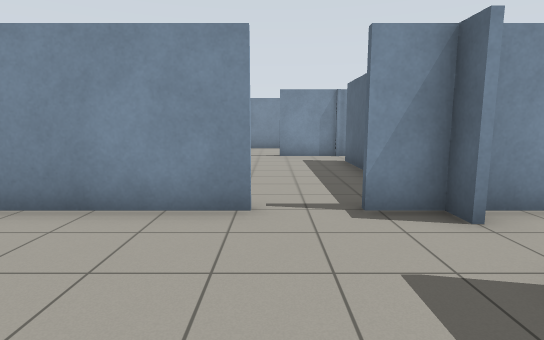
View 1 (above)

24 first-person views from a walk through a robot-simulator world made for Gazebo. The camera is 1.2 m above the floor, tilts 8° down and sees 80° across. The floor is counted in squares, 1 m on a side. Each view is taken from the middle of a square. On the plan, view 1 faces up. The plan holds only what a view shows up to about 13 squares ahead; the rest is blank.

View 2
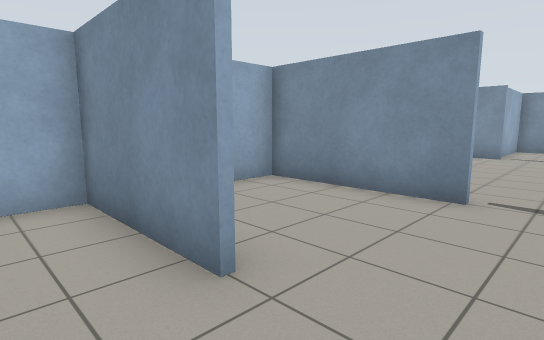

View 3
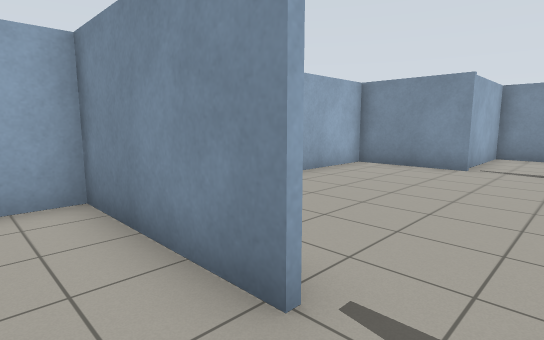

View 4
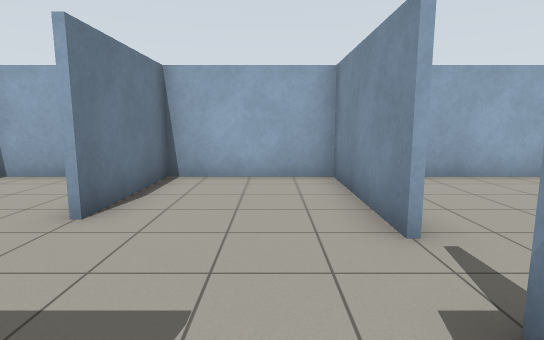

View 5
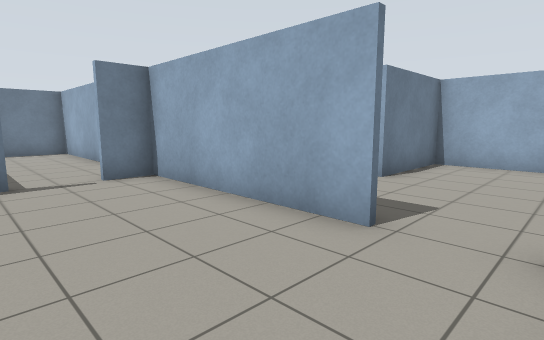

View 6
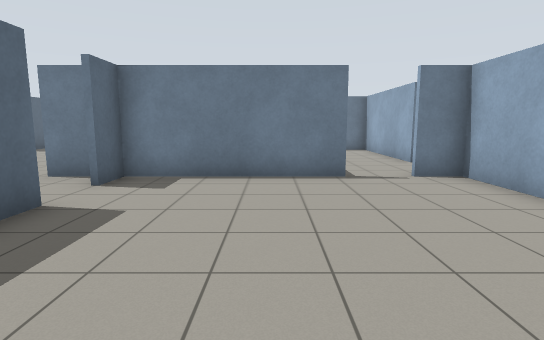

View 7
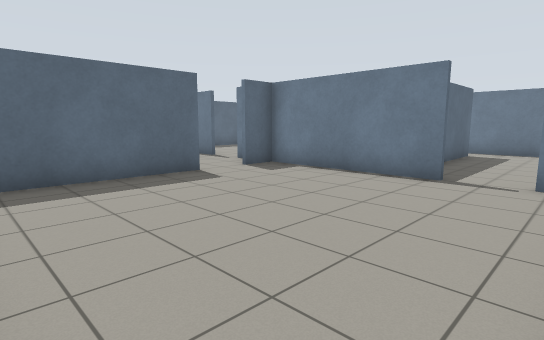

View 8
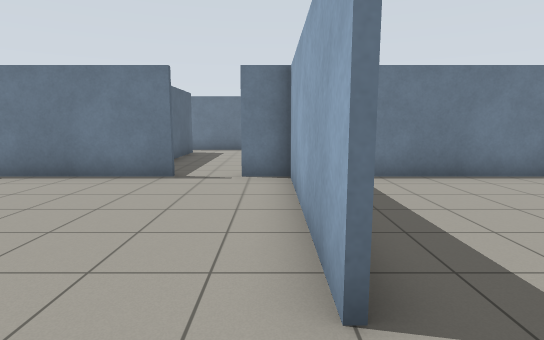

View 9
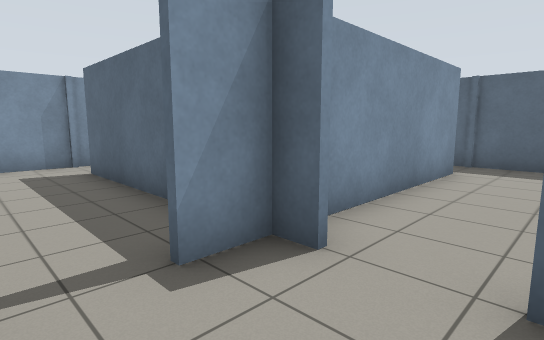

View 10
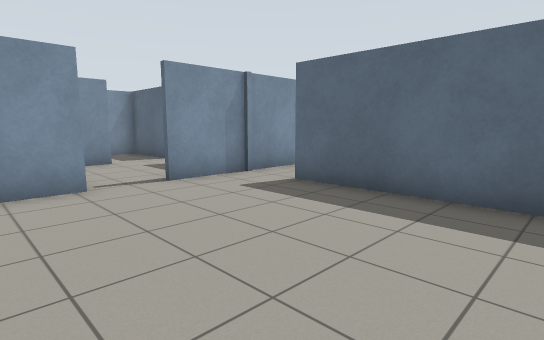

View 11
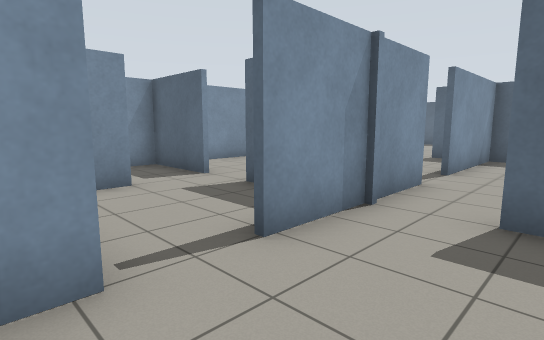

View 12
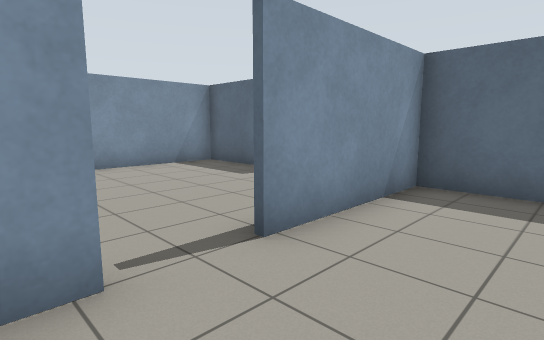

View 13
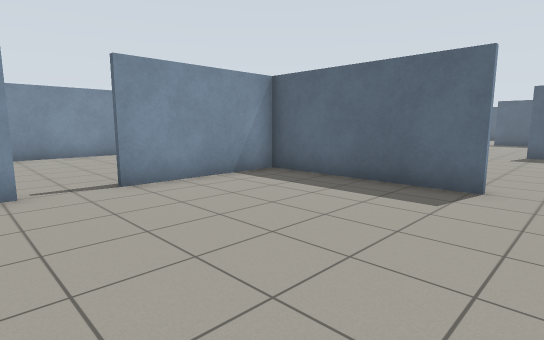

View 14
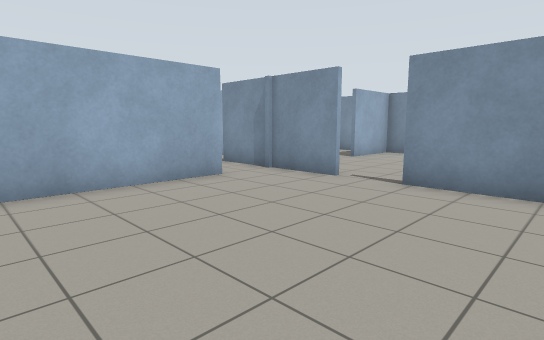

View 15
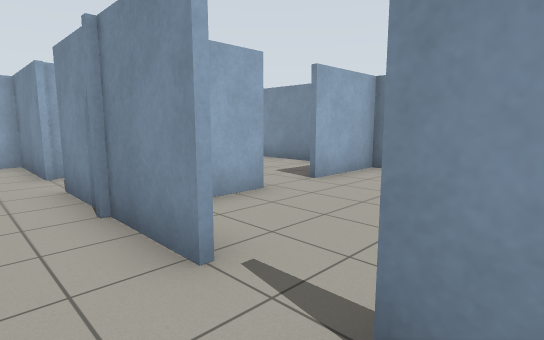

View 16
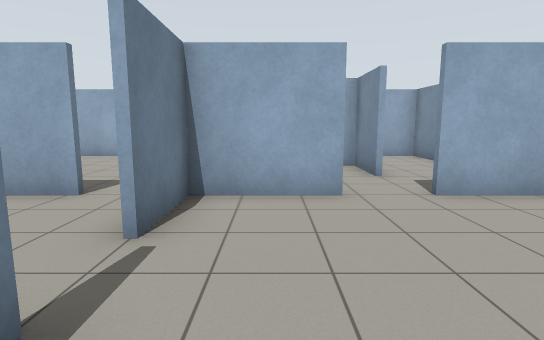

View 17
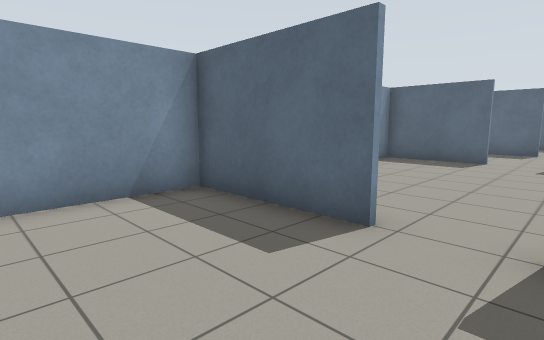

View 18
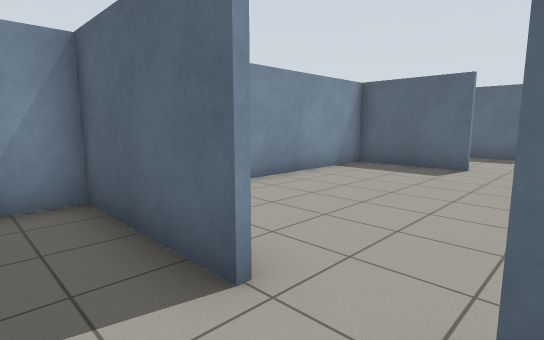

View 19
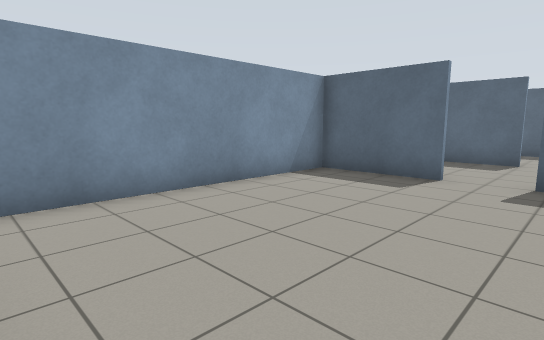

View 20
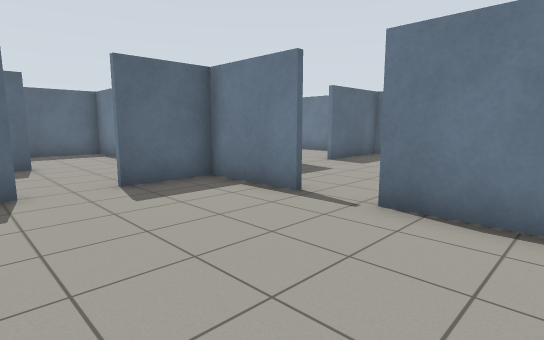

View 21
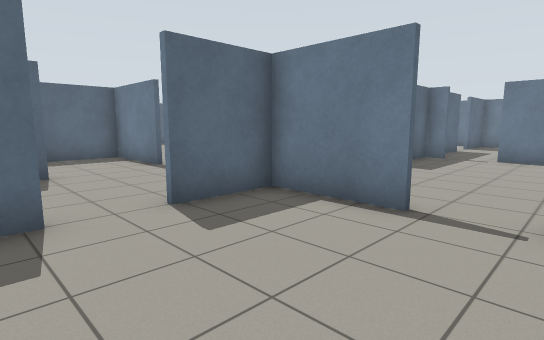

View 22
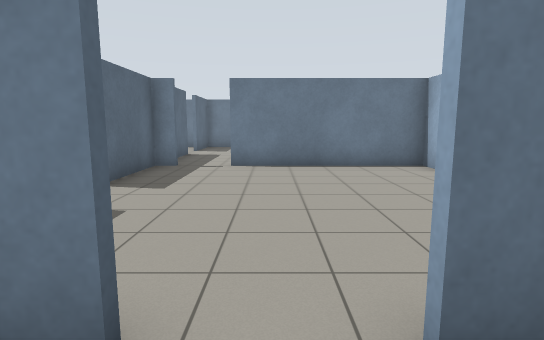

View 23
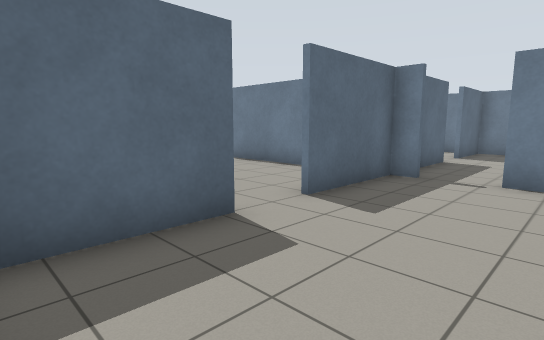

View 24
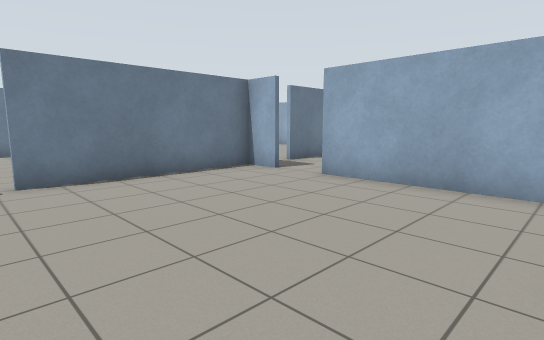

### Floor plan
Points are (right, up) in squares from view 1. A wall is a line through its corners. A room is listed if a view was taken in it or the views show most of it. See-through windows are left out.
Room 1 (views 1, 2, 3, 9)
walls: (-0.9, 0.4) (-4.5, 0.4); (-0.2, 4.4) (-4.4, 4.4) (-4.4, -3.4); (-4.5, 0.6) (-1, 0.6); (2.4, 3.8) (2.4, 4.4) (1.2, 4.4); (-3.4, -3.4) (0.6, -3.4)
ways out: opening at (2, 3) to room 2; opening at (0.5, 5) to room 3
Room 2 (views 4, 5, 6, 7, 8)
walls: (5.2, -3.4) (10.4, -3.4) (10.4, -2.2); (2.6, -6.2) (2.6, -11.4) (6.2, -11.4); (2.6, 2.2) (2.6, -3.4) (3.8, -3.4); (10.4, -0.8) (10.4, 5); (8.8, 4.4) (3, 4.4); (6.3, -10.1) (6.3, -7.2)
ways out: opening at (2, 3) to room 1; opening at (9, 5) to room 4; opening at (10, -1.5); gap at (6, -10)
Room 3 (views 10, 11)
walls: (2.4, 12.4) (0.2, 12.4); (2.4, 6.4) (2.4, 10.8); (0.6, 16.4) (-1.4, 16.4) (-1.4, 12.4) (-4.4, 12.4) (-4.4, 6.5)
ways out: opening at (0.5, 5) to room 1; opening at (2, 11.5) to room 4; opening at (2, 16) to room 5; opening at (1, 17)
Room 4 (views 12, 13, 14, 15)
walls: (4.8, 12.4) (2.4, 12.4); (2.6, 10.8) (2.6, 6.5); (6.8, 4.6) (8.8, 4.6); (10.4, 7.2) (10.4, 12.4) (6.2, 12.4)
ways out: opening at (9, 5) to room 2; opening at (2, 11.5) to room 3; opening at (5.5, 13) to room 5; opening at (10, 6.5) to room 7
Room 5 (views 16, 17, 18)
walls: (2.6, 15.2) (2.6, 12.2); (10.4, 15.8) (10.4, 19.4) (2, 19.4); (2.5, 12.6) (4.8, 12.6); (2.6, 19.5) (2.6, 16.8); (10.4, 13.8) (10.4, 14.2)
ways out: opening at (2, 16) to room 3; opening at (5.5, 13) to room 4; opening at (10, 15) to room 6
Room 6 (views 19, 20, 21, 22)
walls: (12.2, 12.6) (14.2, 12.6); (15.8, 12.6) (18.4, 12.6) (18.4, 14.8); (18.4, 16.2) (18.4, 19.4) (11.4, 19.4)
ways out: opening at (10, 15) to room 5; opening at (15, 13) to room 7; opening at (18, 15.5)
Room 7 (views 23, 24)
walls: (10.6, 11.5) (10.6, 7.2); (18.4, 9.2) (18.4, 11.9); (10.6, 5.8) (10.6, 4.6) (16.2, 4.6); (18.4, 4.6) (18.4, 7.8)
ways out: opening at (10, 6.5) to room 4; opening at (15, 13) to room 6; opening at (17, 5); opening at (18, 8.5)

Where each view was taken, in squares from view 1:
view 1: 0 up, 0 right, facing up
view 2: 1 down, 1 right, facing up-left
view 3: 3 up, 1 right, facing up-left
view 4: 3 up, 3 right, facing left
view 5: 4 up, 6 right, facing down-left
view 6: 4 up, 7 right, facing down
view 7: 4 up, 3 right, facing down-right
view 8: 4 up, 3 right, facing down
view 9: 2 up, 0 right, facing up-right
view 10: 6 up, 3 left, facing up-right
view 11: 10 up, 2 left, facing up-right
view 12: 10 up, 4 right, facing up-right
view 13: 6 up, 4 right, facing up-right
view 14: 6 up, 9 right, facing up-left
view 15: 11 up, 7 right, facing up-left
view 16: 14 up, 8 right, facing left
view 17: 14 up, 7 right, facing up-right
view 18: 14 up, 9 right, facing up-right
view 19: 14 up, 11 right, facing up-right
view 20: 17 up, 12 right, facing down-right
view 21: 17 up, 14 right, facing down-right
view 22: 14 up, 15 right, facing down
view 23: 12 up, 15 right, facing down-right
view 24: 12 up, 17 right, facing down-left
